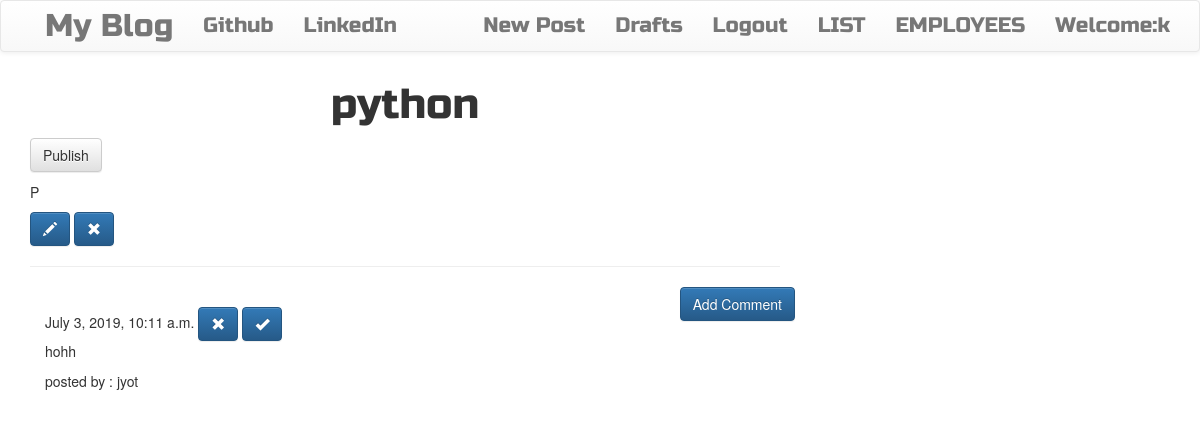
Page /post/4 (signed in) on the committed database.
### blogapp/models.py (models this page shows, shortened)
class Post(models.Model):
    author = models.ForeignKey('auth.User', on_delete=models.PROTECT)
    title = models.CharField(max_length=200)
    text=models.TextField()
    create_date = models.DateTimeField(default=timezone.now())
    published_date=models.DateTimeField(blank=True, null=True)

class Comment(models.Model):
    post = models.ForeignKey('blogapp.Post', related_name='comments', on_delete=models.CASCADE)
    author = models.CharField(max_length=200)
    text = models.TextField()
    create_date = models.DateTimeField(default=timezone.now())
    approved_comment = models.BooleanField(default=False)

### blogapp/views.py (the view)
# urls.py: url(r'post/(?P<pk>\d+)$', views.PostDetailView.as_view(), name='post_detail'),
class PostDetailView(DetailView):
    model = Post

### blogapp/templates/blogapp/post_detail.html
{%extends "blogapp/base.html"%}
{% block body_block%}
<h1 class="posttitle loader">{{post.title}}</h1>
{% if post.published_date %}
<div class="date postdate">
    {{post.published_date}}
</div>
{%else%}
<a class="btn btn-default" href="{%url 'blogapp:post_publish' pk=post.pk%}">Publish</a>
{%endif%}
<p class="postcontent">{{post.text|safe|linebreaksbr}}</p>
{%if user.is_authenticated%}
<a class="btn btn-primary" href="{%url 'blogapp:updatePost' pk=post.pk%}">
    <span class="glyphicon glyphicon-pencil"></span>
</a>
<a class="btn btn-primary" href="{%url 'blogapp:DeletePost' pk=post.pk%}"><span class="glyphicon glyphicon-remove"></span></a>
{%endif%}
<hr>
<a class="btn btn-primary btn-comment" href="{%url 'blogapp:add_comment_to_post' pk=post.pk%}">Add Comment</a>
<div class="container">
    {%for comment in post.comments.all%}
    <br>
    {%if user.is_authenticated or comment.approved_comment%}
    {{comment.create_date}}
    {%if not comment.approved_comment%}
    <a class="btn btn-primary" href="{%url 'blogapp:delete_comment' pk=comment.pk%}"><span class="glyphicon glyphicon-remove"></span></a>
    <a class="btn btn-primary" href="{%url 'blogapp:approve_comments' pk=comment.pk%}"><span class="glyphicon glyphicon-ok"></span></a>
    {%endif%}
    <p>{{comment.text|safe|linebreaksbr}}</p>
    <p>posted by : {{comment.author}}</p>
    {%endif%}
    {%empty%}
    <p>No comments</p>
    {%endfor%}
</div>
{%endblock%}

### blogapp/templates/blogapp/base.html (shortened to what this page needs)
<!DOCTYPE html>
<html lang="en">
{% load staticfiles %}
<head>
    <link href="https://maxcdn.bootstrapcdn.com/bootstrap/3.3.7/css/bootstrap.min.css"
 rel="stylesheet"/>
        <link rel="stylesheet" href="https://maxcdn.bootstrapcdn.com/bootstrap/3.3.7/css/bootstrap-theme.min.css">
        <link rel="stylesheet" href="//cdn.jsdelivr.net/medium-editor/latest/css/medium-editor.min.css" type="text/css" media="screen" charset="utf-8">
        <link rel="stylesheet" href="{% static 'css/blog.css' %}">
</head>
<body>
<nav class="navbar navbar-default techfont custom-navbar">
    <div class="container">
        <ul class="nav navbar-nav">
            <li><a class="navbar-branf bigbrand" href="{%url 'blogapp:post_list'%}">My Blog</a></li>
            <li><a class="navbar-link" href="http://www.github.com">Github</a></li>
            <li><a class="navbar-link" href="http://www.linkedin.com">LinkedIn</a></li>
        </ul>
        <ul class="nav navbar-nav navbar-right">
            {% if user.is_authenticated%}
            <li><a href="{%url 'blogapp:create_post'%}">New Post</a></li>
            <li><a href="{% url 'blogapp:post_draft_view'%}">Drafts</a> </li>
            <li><a href="{%url 'logout' %}">Logout</a></li>
                 <li><a href="{%url 'blogapp:POST-LIST'%}">LIST</a></li>
            <li><a href="{%url 'blogapp:employeelist'%}">EMPLOYEES</a></li>
            <li><a>Welcome:{{user.username}}</a></li>
            {%else%}
            <li><a href="{%url 'login_page'%}"><span class="glyphicon glyphicon-user"></span>user_login</a> </li>
            <li><a href="{%url 'blogapp:Register_Here'%}">Register</a></li>
            <li><a href="{%url 'blogapp:POST-LIST'%}">LIST</a></li>
            <li><a href="{%url 'blogapp:employeelist'%}">EMPLOYEES</a></li>
            {%endif%}
        </ul>
    </div>
</nav>
<div class="content container">
    <div class="row">
        <div class="col-md-8">
            <div class="blog-posts">
                {%block body_block%}
                {%endblock%}
            </div>
        </div>
    </div>
</div>
</body>
</html>

### static/css/blog.css (style rules this page uses)
.techfont { font-family: 'Russo One', sans-serif; font-size: 1.5em; margin-bottom: 10px; }
.posttitle { font-family: 'Russo One', sans-serif; font-size: 3em; text-align: center; }
.postcontent { font-family: 'Montserrat'; font-size: 1.5em; }
.btn-comment { position: absolute; right: 0px; }
.bigbrand { font-size: 1.5em; }
.loader { filter:hue-rotate(0deg); color: linear-gradient(45deg,#0f8,#08f); animation:hue 5000ms infinite linear; }

### rows in the picture
Post: title "python", text "P"
Comment: create_date "July 3, 2019, 10:11 a.m.", approved_comment False (drawn), text "hohh", author "jyot"

### other values in the picture
{{ user.username }} "k"
